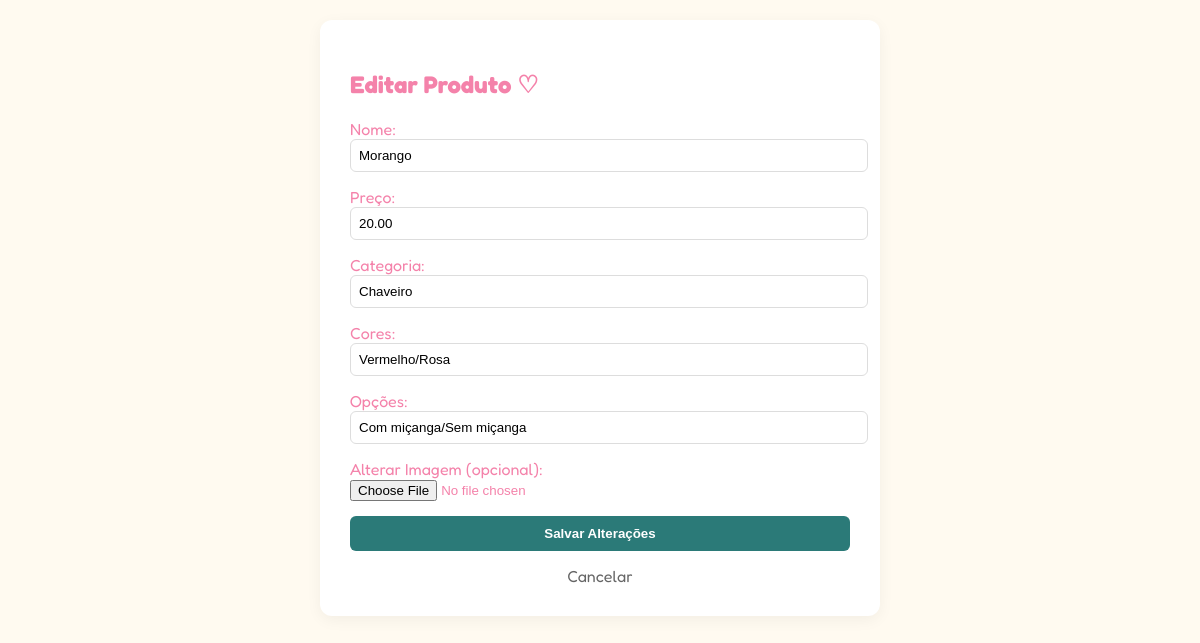
The page /editar_produto_certo.php?id=1 on the database its author committed.
### tables this page shows
CREATE TABLE produtos (
    id        INT UNSIGNED  NOT NULL AUTO_INCREMENT,
    nome      VARCHAR(100)  NOT NULL,
    imagem    VARCHAR(255)  NOT NULL,    
    preco     DECIMAL(10,2) NULL,
    cores     VARCHAR(255)  NULL,
    opcoes    VARCHAR(255)  NULL,
    categoria VARCHAR(50)   NOT NULL,
    ativo     TINYINT(1)    NOT NULL DEFAULT 1,   
    PRIMARY KEY (id)
);

### includes/conexao.php (called while the page is built, shortened)
<?php
function e($texto) {
    return htmlspecialchars($texto ?? '', ENT_QUOTES, 'UTF-8');
}

### editar_produto_certo.php (the view, shortened to what this page needs)
<?php
require 'includes/conexao.php';
$id = (int) ($_GET['id'] ?? 0);
$stmt = $pdo->prepare('SELECT * FROM produtos WHERE id = ?');
$stmt->execute([$id]);
$produto = $stmt->fetch();
?>
<!DOCTYPE html>
<html lang="pt-br">
<head>
    <link rel="stylesheet" href="../style.css">
</head>
<body style="background-color: #fffaf0; font-family: 'Fredoka', sans-serif; padding: 20px;">
    <div style="max-width: 500px; margin: 0 auto; background: white; padding: 30px; border-radius: 12px; box-shadow: 0 4px 15px rgba(0,0,0,0.05);">
        <h2>Editar Produto ♡</h2>
        <form action="editar_produto.php?id=<?= $produto['id'] ?>" method="POST" enctype="multipart/form-data" style="display: flex; flex-direction: column; gap: 15px;">
            <div>
                <label>Nome:</label><br>
                <input type="text" name="nome" value="<?= e($produto['nome']) ?>" required style="width: 100%; padding: 8px; border: 1px solid #ddd; border-radius: 6px;">
            </div>
            <div>
                <label>Preço:</label><br>
                <input type="text" name="preco" value="<?= $produto['preco'] ?>" style="width: 100%; padding: 8px; border: 1px solid #ddd; border-radius: 6px;">
            </div>
            <div>
                <label>Categoria:</label><br>
                <input type="text" name="categoria" value="<?= e($produto['categoria']) ?>" required style="width: 100%; padding: 8px; border: 1px solid #ddd; border-radius: 6px;">
            </div>
            <div>
                <label>Cores:</label><br>
                <input type="text" name="cores" value="<?= e($produto['cores']) ?>" style="width: 100%; padding: 8px; border: 1px solid #ddd; border-radius: 6px;">
            </div>
            <div>
                <label>Opções:</label><br>
                <input type="text" name="opcoes" value="<?= e($produto['opcoes']) ?>" style="width: 100%; padding: 8px; border: 1px solid #ddd; border-radius: 6px;">
            </div>
            <div>
                <label>Alterar Imagem (opcional):</label><br>
                <input type="file" name="imagem" accept="image/*">
            </div>
            <button type="submit" style="background: #2b7a78; color: white; border: none; padding: 10px; border-radius: 6px; font-weight: bold; cursor: pointer;">Salvar Alterações</button>
            <a href="index_admin.php" style="text-align: center; color: #666; text-decoration: none;">Cancelar</a>
        </form>
    </div>
</body>
</html>

### style.css (style rules this page uses)
body { margin:0px; background-color:rgb(255, 244, 248); color: rgb(244, 130, 170); }

### rows shown on the page
produtos: nome "Morango", preco "20.00", categoria "Chaveiro", cores "Vermelho/Rosa", opcoes "Com miçanga/Sem miçanga"
